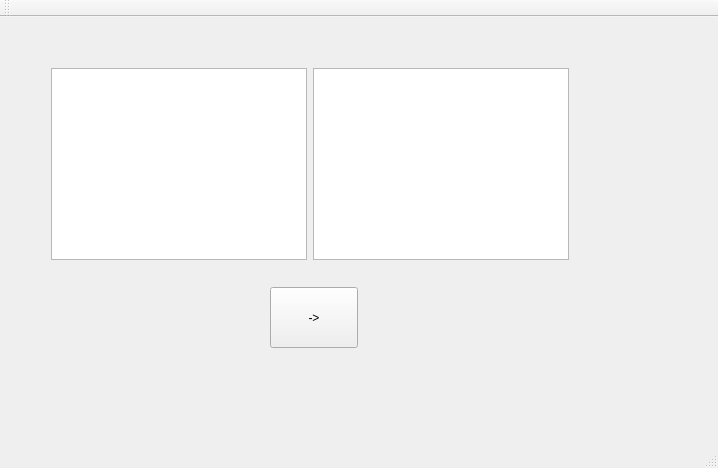
<?xml version="1.0" encoding="UTF-8"?>
<ui version="4.0">
 <class>MainWindow</class>
 <widget class="QMainWindow" name="MainWindow">
  <property name="geometry">
   <rect>
    <x>0</x>
    <y>0</y>
    <width>718</width>
    <height>468</height>
   </rect>
  </property>
  <property name="windowTitle">
   <string>MainWindow</string>
  </property>
  <widget class="QWidget" name="centralWidget">
   <widget class="QPlainTextEdit" name="plainTextEdit">
    <property name="geometry">
     <rect>
      <x>51</x>
      <y>51</y>
      <width>256</width>
      <height>192</height>
     </rect>
    </property>
   </widget>
   <widget class="QTextEdit" name="textEdit">
    <property name="geometry">
     <rect>
      <x>313</x>
      <y>51</y>
      <width>256</width>
      <height>192</height>
     </rect>
    </property>
   </widget>
   <widget class="QPushButton" name="pushButton">
    <property name="geometry">
     <rect>
      <x>270</x>
      <y>270</y>
      <width>88</width>
      <height>61</height>
     </rect>
    </property>
    <property name="text">
     <string>-&gt;</string>
    </property>
   </widget>
  </widget>
  <widget class="QMenuBar" name="menuBar">
   <property name="geometry">
    <rect>
     <x>0</x>
     <y>0</y>
     <width>718</width>
     <height>30</height>
    </rect>
   </property>
  </widget>
  <widget class="QToolBar" name="mainToolBar">
   <attribute name="toolBarArea">
    <enum>TopToolBarArea</enum>
   </attribute>
   <attribute name="toolBarBreak">
    <bool>false</bool>
   </attribute>
  </widget>
  <widget class="QStatusBar" name="statusBar"/>
 </widget>
 <layoutdefault spacing="6" margin="11"/>
 <resources/>
 <connections/>
</ui>
